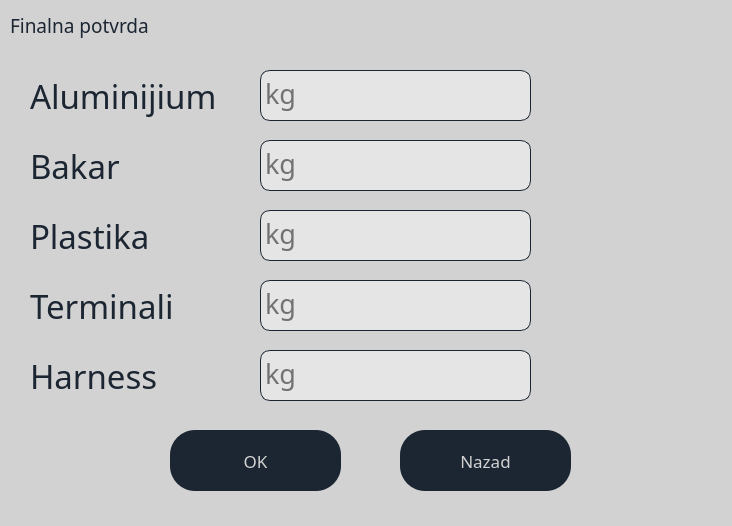
<?xml version="1.0" encoding="UTF-8"?>
<ui version="4.0">
 <class>Form</class>
 <widget class="QWidget" name="Form">
  <property name="geometry">
   <rect>
    <x>0</x>
    <y>0</y>
    <width>732</width>
    <height>526</height>
   </rect>
  </property>
  <property name="windowTitle">
   <string>Form</string>
  </property>
  <property name="styleSheet">
   <string notr="true">background-color: #d2d2d2;
border-radius: 25px;</string>
  </property>
  <widget class="QLabel" name="label_finalna_potvrda">
   <property name="geometry">
    <rect>
     <x>10</x>
     <y>10</y>
     <width>181</width>
     <height>31</height>
    </rect>
   </property>
   <property name="font">
    <font>
     <family>Century Gothic</family>
     <pointsize>14</pointsize>
     <weight>50</weight>
     <bold>false</bold>
    </font>
   </property>
   <property name="styleSheet">
    <string notr="true">color: #1c2632;</string>
   </property>
   <property name="text">
    <string>Finalna potvrda</string>
   </property>
  </widget>
  <widget class="QLabel" name="label_aluminijium">
   <property name="geometry">
    <rect>
     <x>30</x>
     <y>70</y>
     <width>211</width>
     <height>51</height>
    </rect>
   </property>
   <property name="font">
    <font>
     <family>Yu Gothic UI Light</family>
     <pointsize>25</pointsize>
    </font>
   </property>
   <property name="styleSheet">
    <string notr="true">color: #1c2632;</string>
   </property>
   <property name="text">
    <string>Aluminijium</string>
   </property>
  </widget>
  <widget class="QTextEdit" name="text_aluminijium">
   <property name="geometry">
    <rect>
     <x>260</x>
     <y>70</y>
     <width>271</width>
     <height>51</height>
    </rect>
   </property>
   <property name="font">
    <font>
     <family>Century Gothic</family>
     <pointsize>20</pointsize>
    </font>
   </property>
   <property name="styleSheet">
    <string notr="true">border : 1px solid ;
border-radius: 10px;
border-color: #1c2632;
background-color: #e5e5e5;</string>
   </property>
   <property name="placeholderText">
    <string>kg</string>
   </property>
  </widget>
  <widget class="QLabel" name="label_bakar">
   <property name="geometry">
    <rect>
     <x>30</x>
     <y>140</y>
     <width>211</width>
     <height>51</height>
    </rect>
   </property>
   <property name="font">
    <font>
     <family>Yu Gothic UI Light</family>
     <pointsize>25</pointsize>
    </font>
   </property>
   <property name="styleSheet">
    <string notr="true">color: #1c2632;</string>
   </property>
   <property name="text">
    <string>Bakar</string>
   </property>
  </widget>
  <widget class="QTextEdit" name="text_bakar">
   <property name="geometry">
    <rect>
     <x>260</x>
     <y>140</y>
     <width>271</width>
     <height>51</height>
    </rect>
   </property>
   <property name="font">
    <font>
     <family>Century Gothic</family>
     <pointsize>20</pointsize>
    </font>
   </property>
   <property name="styleSheet">
    <string notr="true">border : 1px solid ;
border-radius: 10px;
border-color: #1c2632;
background-color: #e5e5e5;</string>
   </property>
   <property name="placeholderText">
    <string>kg</string>
   </property>
  </widget>
  <widget class="QLabel" name="label_terminali">
   <property name="geometry">
    <rect>
     <x>30</x>
     <y>280</y>
     <width>211</width>
     <height>51</height>
    </rect>
   </property>
   <property name="font">
    <font>
     <family>Yu Gothic UI Light</family>
     <pointsize>25</pointsize>
    </font>
   </property>
   <property name="styleSheet">
    <string notr="true">color: #1c2632;</string>
   </property>
   <property name="text">
    <string>Terminali</string>
   </property>
  </widget>
  <widget class="QLabel" name="label_plastika">
   <property name="geometry">
    <rect>
     <x>30</x>
     <y>210</y>
     <width>211</width>
     <height>51</height>
    </rect>
   </property>
   <property name="font">
    <font>
     <family>Yu Gothic UI Light</family>
     <pointsize>25</pointsize>
    </font>
   </property>
   <property name="styleSheet">
    <string notr="true">color: #1c2632;</string>
   </property>
   <property name="text">
    <string>Plastika</string>
   </property>
  </widget>
  <widget class="QTextEdit" name="text_plastika">
   <property name="geometry">
    <rect>
     <x>260</x>
     <y>210</y>
     <width>271</width>
     <height>51</height>
    </rect>
   </property>
   <property name="font">
    <font>
     <family>Century Gothic</family>
     <pointsize>20</pointsize>
    </font>
   </property>
   <property name="styleSheet">
    <string notr="true">border : 1px solid ;
border-radius: 10px;
border-color: #1c2632;
background-color: #e5e5e5;</string>
   </property>
   <property name="placeholderText">
    <string>kg</string>
   </property>
  </widget>
  <widget class="QTextEdit" name="text_terminali">
   <property name="geometry">
    <rect>
     <x>260</x>
     <y>280</y>
     <width>271</width>
     <height>51</height>
    </rect>
   </property>
   <property name="font">
    <font>
     <family>Century Gothic</family>
     <pointsize>20</pointsize>
    </font>
   </property>
   <property name="styleSheet">
    <string notr="true">border : 1px solid ;
border-radius: 10px;
border-color: #1c2632;
background-color: #e5e5e5;</string>
   </property>
   <property name="placeholderText">
    <string>kg</string>
   </property>
  </widget>
  <widget class="QTextEdit" name="text_harness">
   <property name="geometry">
    <rect>
     <x>260</x>
     <y>350</y>
     <width>271</width>
     <height>51</height>
    </rect>
   </property>
   <property name="font">
    <font>
     <family>Century Gothic</family>
     <pointsize>20</pointsize>
    </font>
   </property>
   <property name="styleSheet">
    <string notr="true">border : 1px solid ;
border-radius: 10px;
border-color: #1c2632;
background-color: #e5e5e5;</string>
   </property>
   <property name="placeholderText">
    <string>kg</string>
   </property>
  </widget>
  <widget class="QLabel" name="label_harness">
   <property name="geometry">
    <rect>
     <x>30</x>
     <y>350</y>
     <width>211</width>
     <height>51</height>
    </rect>
   </property>
   <property name="font">
    <font>
     <family>Yu Gothic UI Light</family>
     <pointsize>25</pointsize>
    </font>
   </property>
   <property name="styleSheet">
    <string notr="true">color: #1c2632;</string>
   </property>
   <property name="text">
    <string>Harness</string>
   </property>
  </widget>
  <widget class="QPushButton" name="button_ok">
   <property name="geometry">
    <rect>
     <x>170</x>
     <y>430</y>
     <width>171</width>
     <height>61</height>
    </rect>
   </property>
   <property name="font">
    <font>
     <family>Century Gothic</family>
     <pointsize>13</pointsize>
    </font>
   </property>
   <property name="styleSheet">
    <string notr="true">border-radius: 25px;
background-color: #1c2632;
color: #d2d2d2;</string>
   </property>
   <property name="text">
    <string>OK</string>
   </property>
  </widget>
  <widget class="QPushButton" name="button_nazad">
   <property name="geometry">
    <rect>
     <x>400</x>
     <y>430</y>
     <width>171</width>
     <height>61</height>
    </rect>
   </property>
   <property name="font">
    <font>
     <family>Century Gothic</family>
     <pointsize>13</pointsize>
    </font>
   </property>
   <property name="styleSheet">
    <string notr="true">border-radius: 25px;
background-color: #1c2632;
color: #d2d2d2;</string>
   </property>
   <property name="text">
    <string>Nazad</string>
   </property>
  </widget>
 </widget>
 <resources/>
 <connections/>
</ui>
